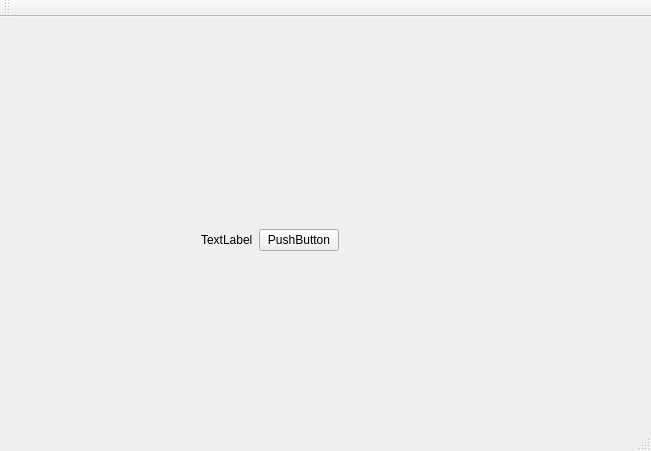
<?xml version="1.0" encoding="UTF-8"?>
<ui version="4.0">
 <class>MainWindowClass</class>
 <widget class="QMainWindow" name="MainWindowClass">
  <property name="geometry">
   <rect>
    <x>0</x>
    <y>0</y>
    <width>651</width>
    <height>451</height>
   </rect>
  </property>
  <property name="windowTitle">
   <string>MainWindow</string>
  </property>
  <widget class="QWidget" name="centralWidget">
   <widget class="QWidget" name="verticalLayoutWidget">
    <property name="geometry">
     <rect>
      <x>190</x>
      <y>170</y>
      <width>160</width>
      <height>106</height>
     </rect>
    </property>
    <layout class="QVBoxLayout" name="verticalLayout">
     <property name="sizeConstraint">
      <enum>QLayout::SetDefaultConstraint</enum>
     </property>
     <item>
      <layout class="QHBoxLayout" name="horizontalLayout">
       <item>
        <widget class="QLabel" name="label">
         <property name="text">
          <string>TextLabel</string>
         </property>
        </widget>
       </item>
       <item>
        <spacer name="horizontalSpacer">
         <property name="orientation">
          <enum>Qt::Horizontal</enum>
         </property>
         <property name="sizeType">
          <enum>QSizePolicy::Expanding</enum>
         </property>
         <property name="sizeHint" stdset="0">
          <size>
           <width>60</width>
           <height>20</height>
          </size>
         </property>
        </spacer>
       </item>
       <item>
        <widget class="QPushButton" name="pushButton">
         <property name="text">
          <string>PushButton</string>
         </property>
        </widget>
       </item>
      </layout>
     </item>
    </layout>
   </widget>
  </widget>
  <widget class="QMenuBar" name="menuBar">
   <property name="geometry">
    <rect>
     <x>0</x>
     <y>0</y>
     <width>651</width>
     <height>22</height>
    </rect>
   </property>
  </widget>
  <widget class="QToolBar" name="mainToolBar">
   <attribute name="toolBarArea">
    <enum>TopToolBarArea</enum>
   </attribute>
   <attribute name="toolBarBreak">
    <bool>false</bool>
   </attribute>
  </widget>
  <widget class="QStatusBar" name="statusBar"/>
 </widget>
 <layoutdefault spacing="6" margin="11"/>
 <resources/>
 <connections/>
</ui>
